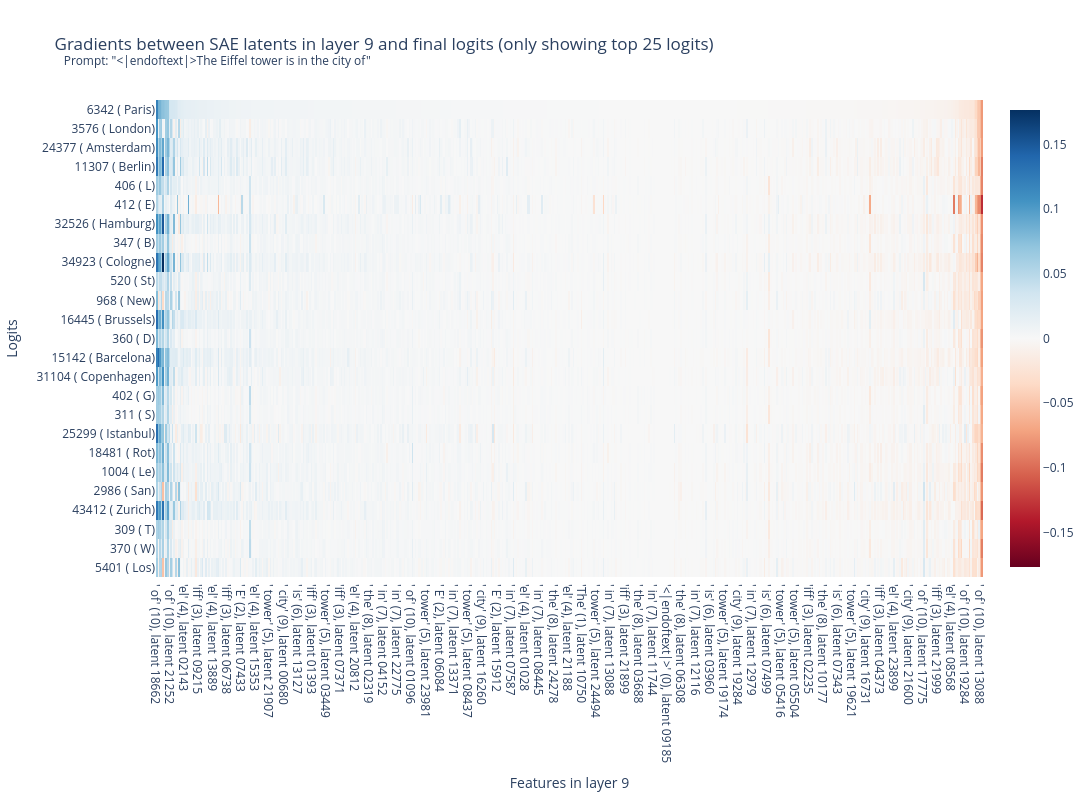

Here is the notebook cell this chart was saved with:
### Code cell
tests.test_latent_to_logit_gradients(latent_to_logit_gradients, gpt2, gpt2_saes)

layer = 9
prompt = "The Eiffel tower is in the city of"
answer = " Paris"

tokens = gpt2.to_tokens(prompt, prepend_bos=True)
str_toks = gpt2.to_str_tokens(prompt, prepend_bos=True)
k = 25

# Test the model on this prompt, with & without SAEs
test_prompt(prompt, answer, gpt2)

# How about the reconstruction? More or less; it's rank 20 so still decent
gpt2_saes[layer].use_error_term = False
with gpt2.saes(saes=[gpt2_saes[layer]]):
    test_prompt(prompt, answer, gpt2)

latent_logit_grads, logits, logits_recon, token_ids, latent_acts = latent_to_logit_gradients(
    tokens, sae=gpt2_saes[layer], model=gpt2, k=k
)

# sort by most positive in " Paris" direction
sorted_indices = latent_logit_grads[0].argsort(descending=True)
latent_logit_grads = latent_logit_grads[:, sorted_indices]

fig = px.imshow(
    to_numpy(latent_logit_grads),
    color_continuous_midpoint=0.0,
    color_continuous_scale="RdBu",
    x=[
        f"{str_toks[seq]!r} ({seq}), latent {latent:05}" for (_, seq, latent) in latent_acts.indices[sorted_indices]
    ],
    y=[f"{tok!r} ({gpt2.to_single_str_token(tok)})" for tok in token_ids],
    labels={"x": f"Features in layer {layer}", "y": "Logits"},
    title=f'Gradients between SAE latents in layer {layer} and final logits (only showing top {k} logits)<br><sup>   Prompt: "{"".join(str_toks)}"</sup>',
    width=1900,
    height=800,
    aspect="auto",
)
fig.show()

### Figure 1 — Plotly figure (JSON) as saved in the notebook; plotly's stock layout.template omitted (floating-point values rounded to 4 significant figures; data arrays with more than 128 entries replaced by an {"elided": "..."} marker saying what was removed)
{"data": [{"coloraxis": "coloraxis", "hovertemplate": "Features in layer 9: %{x}<br>Logits: %{y}<br>color: %{z}<extra></extra>", "name": "0", "type": "heatmap", "x": {"elided": "524 str values"}, "xaxis": "x", "y": ["6342 ( Paris)", "3576 ( London)", "24377 ( Amsterdam)", "11307 ( Berlin)", "406 ( L)", "412 ( E)", "32526 ( Hamburg)", "347 ( B)", "34923 ( Cologne)", "520 ( St)", "968 ( New)", "16445 ( Brussels)", "360 ( D)", "15142 ( Barcelona)", "31104 ( Copenhagen)", "402 ( G)", "311 ( S)", "25299 ( Istanbul)", "18481 ( Rot)", "1004 ( Le)", "2986 ( San)", "43412 ( Zurich)", "309 ( T)", "370 ( W)", "5401 ( Los)"], "yaxis": "y", "z": {"elided": "25x524 float values"}}], "layout": {"coloraxis": {"autocolorscale": false, "cmid": 0, "colorscale": [[0, "rgb(103,0,31)"], [0.1, "rgb(178,24,43)"], [0.2, "rgb(214,96,77)"], [0.3, "rgb(244,165,130)"], [0.4, "rgb(253,219,199)"], [0.5, "rgb(247,247,247)"], [0.6, "rgb(209,229,240)"], [0.7, "rgb(146,197,222)"], [0.8, "rgb(67,147,195)"], [0.9, "rgb(33,102,172)"], [1, "rgb(5,48,97)"]]}, "height": 800, "title": {"text": "Gradients between SAE latents in layer 9 and final logits (only showing top 25 logits)<br><sup>   Prompt: \"<|endoftext|>The Eiffel tower is in the city of\"</sup>"}, "width": 1900, "xaxis": {"anchor": "y", "domain": [0, 1], "title": {"text": "Features in layer 9"}}, "yaxis": {"anchor": "x", "autorange": "reversed", "domain": [0, 1], "title": {"text": "Logits"}}}}
